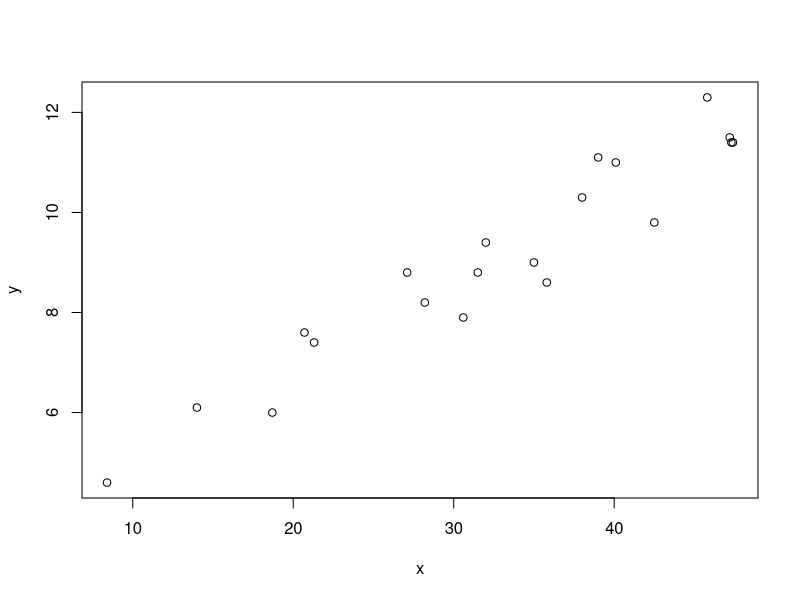
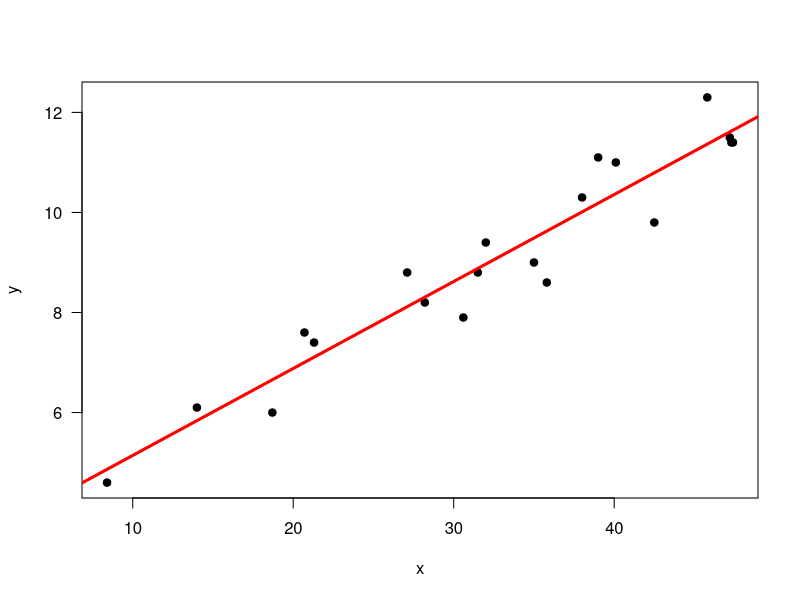
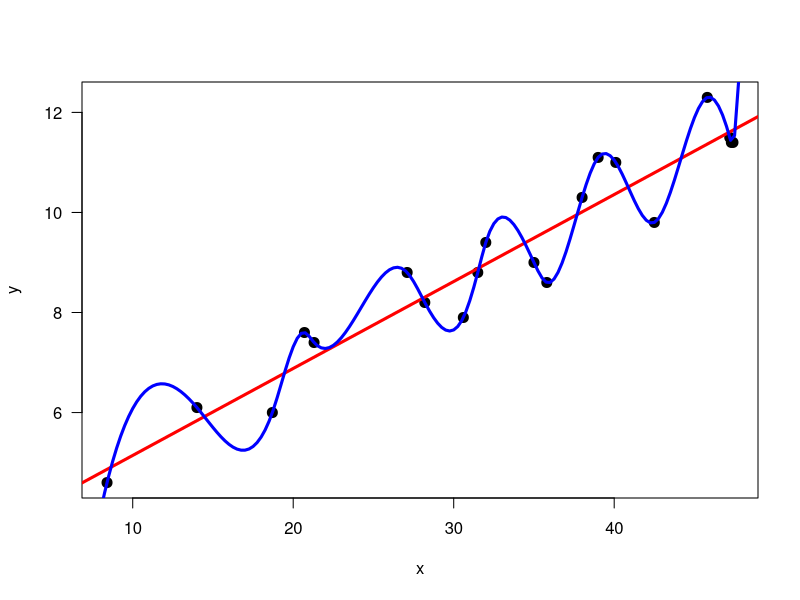
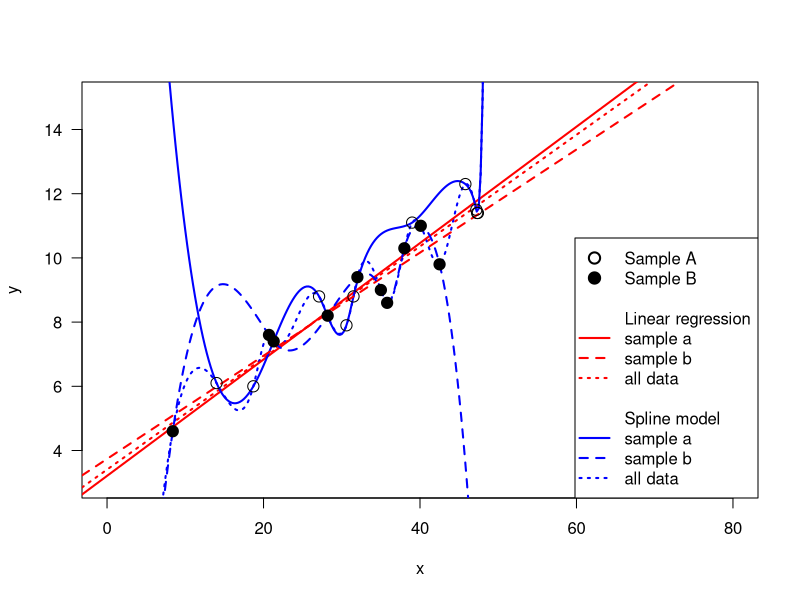
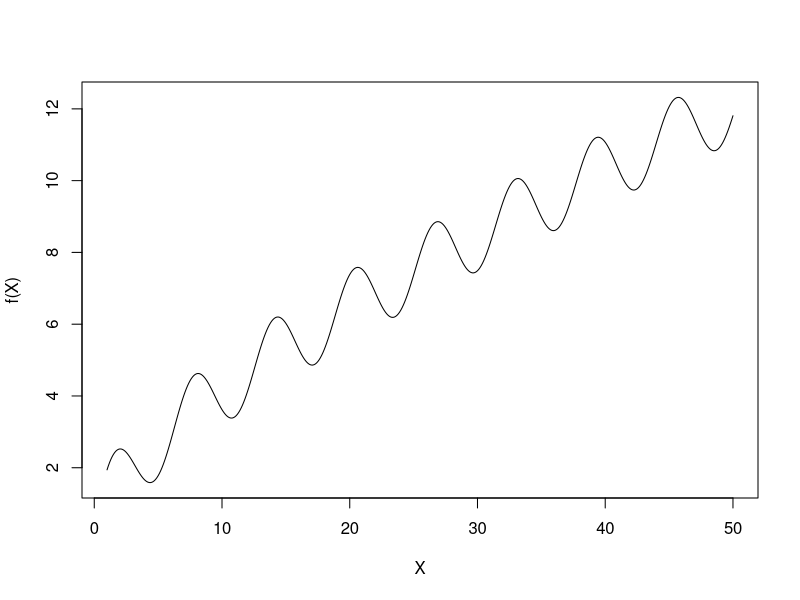
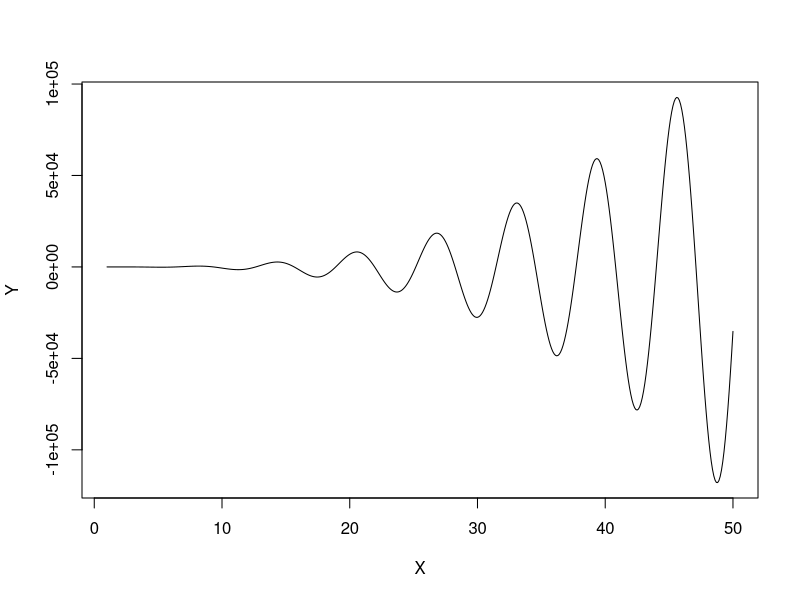
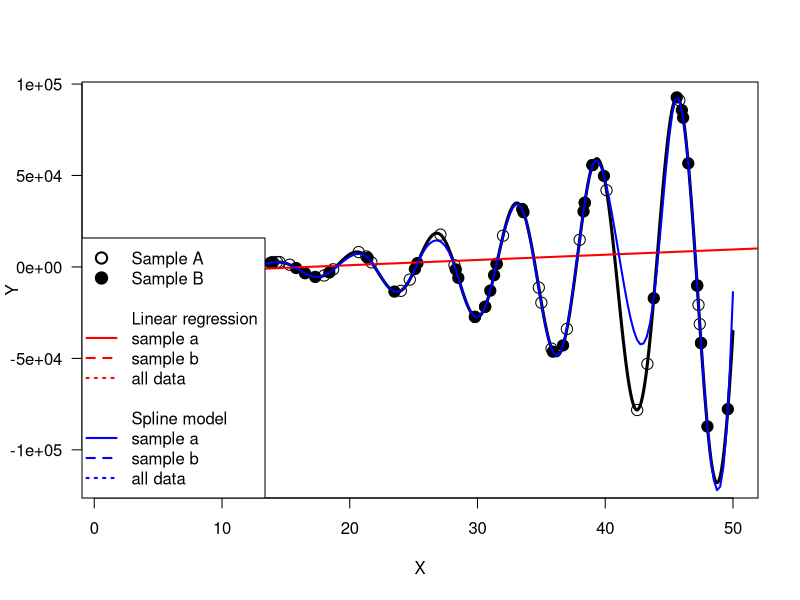

Reproduce these figures in R, in order.
## ---- chunk 1
library(knitr)
knitr::opts_chunk$set(echo = TRUE)
## ---- chunk 2
x <- c(35, 47.2, 20.7, 27.1, 42.5, 40.1, 28.2, 35.8, 47.4, 
		21.3, 39, 30.6, 18.7, 8.4, 45.8, 14, 47.3, 31.5, 38, 32)
y <- c(9, 11.5, 7.6, 8.8, 9.8, 11, 8.2, 8.6, 11.4, 7.4, 
		11.1, 7.9, 6, 4.6, 12.3, 6.1, 11.4, 8.8, 10.3, 9.4)
plot(x, y)
## ---- chunk 3
mlr <- lm(y~x)
plot(x, y, pch=20, cex=1.5, las=1)
abline(mlr, col="red", lwd=3) 
summary(mlr)
## ---- chunk 4
# create the function from the data
sf <- splinefun(x, y)
# x prediction points
px <- seq(1, 50, 0.25)
# predictions
py <- sf(px)

plot(x, y, pch=20, cex=2, las=1)
abline(mlr, col="red", lwd=3) 
lines(px, py, col="blue", lwd=3)
## ---- chunk 5
rmse <- function(obs, prd, na.rm=FALSE) {
	sqrt(mean((obs - prd)^2, na.rm=na.rm))
}
## ---- chunk 6
# no difference, perfect model
rmse(1:10, 1:10)
# a small difference, not bad
rmse(1:10, 2:11)
# rather different, much worse than the above
rmse(1:10, 10:1)
## ---- chunk 7
null <- rmse(1:10, mean(1:10))
null
## ---- chunk 8
rmsenull <- function(obs, pred, na.rm=FALSE) {
	r <- rmse(obs, pred, na.rm=na.rm)
	null <- rmse(obs, mean(obs))
	(null - r) / null
}
## ---- chunk 9
rmsenull(1:10, 1:10)
rmsenull(1:10, 2:11)
rmsenull(1:10, 10:1)
## ---- chunk 10
plr <- predict(mlr, data.frame(x=x))
rmsenull(y, plr)
## ---- chunk 11
psf <- sf(x)
rmsenull(y, psf)
## ---- chunk 12
n <- length(x)
set.seed(321)
i <- sample(n, 0.5 * n)
i
xa <- x[i]
ya <- y[i]
xb <- x[-i]
yb <- y[-i]
## ---- chunk 13
mlr_a <- lm(ya~xa)
sf_a <- splinefun(xa, ya)
plr_a <- predict(mlr_a, data.frame(xa=xb))
psf_a <- sf_a(xb)
rmsenull(yb, plr_a)
rmsenull(yb, psf_a)
## ---- chunk 14
mlr_b <- lm(yb~xb)
sf_b <- splinefun(xb, yb)
plr_b <- predict(mlr_b, data.frame(xb=xa))
psf_b <- sf_b(xa)
rmsenull(ya, psf_b)
rmsenull(ya, plr_b)
## ---- chunk 15
e <- c(rmsenull(yb, plr_a), rmsenull(ya, plr_b), rmsenull(yb, psf_a), rmsenull(ya, psf_b), NA, NA)
e[5] <- mean(e[1:2])
e[6] <- mean(e[3:4])
e <- round(e,2)
## ---- chunk 16
#set up the plot
plot(x, y, las=1, cex=0, xlim=c(0,80), ylim=c(3,15))

# original models
abline(mlr, col="red", lwd=2, lty=3) 
lines(px, py, col="blue", lwd=2, lty=3)

# sample A models
abline(mlr_a, lwd=2, col="red")
lines(px, sf_a(px), lwd=2, col="blue")

# sample B models
abline(mlr_b, lwd=2, col="red", lty=2)
lines(px, sf_b(px), lwd=2, col="blue", lty=2)

# sample A and B points
points(xa, ya, cex=1.5)
points(xb, yb, cex=1.5, pch=19)

# a complex legend
legend("bottomright", pch=c(1,19,rep(NA, 10)), lty=c(NA, NA, rep(c(NA, NA,1,2,3),2)), lwd=2, , pt.cex=1.5, bg="white",
	legend=c("Sample A", "Sample B", "", "Linear regression", "sample a", "sample b", "all data", "", "Spline model", "sample a", "sample b", "all data"), 
	col=c("black", "black", "white", "white", rep("red", 3), "white", "white", rep("blue", 3))
)

## ---- chunk 17
f <- function(x) x/10 + sin(x) + sqrt(x)
X <- seq(1,50,0.1)
plot(X, f(X), type="l")
## ---- chunk 18
set.seed(2)
sx <- sample(X, 20)
sy <- f(sx)
## ---- chunk 19
f <- function(x) {x - x^2 + x^3*sin(x)}
X <- seq(1,50,0.1)
Y <- f(X) 
plot(X, Y, type="l")
## ---- chunk 20
set.seed(2)
xa <- sample(X, 40)
ya <- f(xa) 
xb <- sample(X, 40)
yb <- f(xb) 
## ---- chunk 21
mlr <- lm(ya~xa)
sf <- splinefun(xa, ya)
rmsenull(yb, predict(mlr, data.frame(xa=xb)))
rmsenull(yb, sf(xb))

mlr <- lm(yb~xb)
sf <- splinefun(xb, yb)
rmsenull(ya, predict(mlr, data.frame(xb=xa)))
rmsenull(ya, sf(xa))
## ---- chunk 22
px <- seq(1, 50, 0.25)
py <- sf(px)
plot(X, Y, type="l", lwd=3, las=1)
points(xa, ya, cex=1.5)
points(xb, yb, pch=19, cex=1.5)
abline(mlr, col="red", lwd=2) 
lines(px, py, col="blue", lwd=2)

legend("bottomleft", pch=c(1,19,rep(NA, 10)), lty=c(NA, NA, rep(c(NA, NA,1,2,3),2)), lwd=2, , pt.cex=1.5, bg="white",
	legend=c("Sample A", "Sample B", "", "Linear regression", "sample a", "sample b", "all data", "", "Spline model", "sample a", "sample b", "all data"), 
	col=c("black", "black", "white", "white", rep("red", 3), "white", "white", rep("blue", 3))
)
